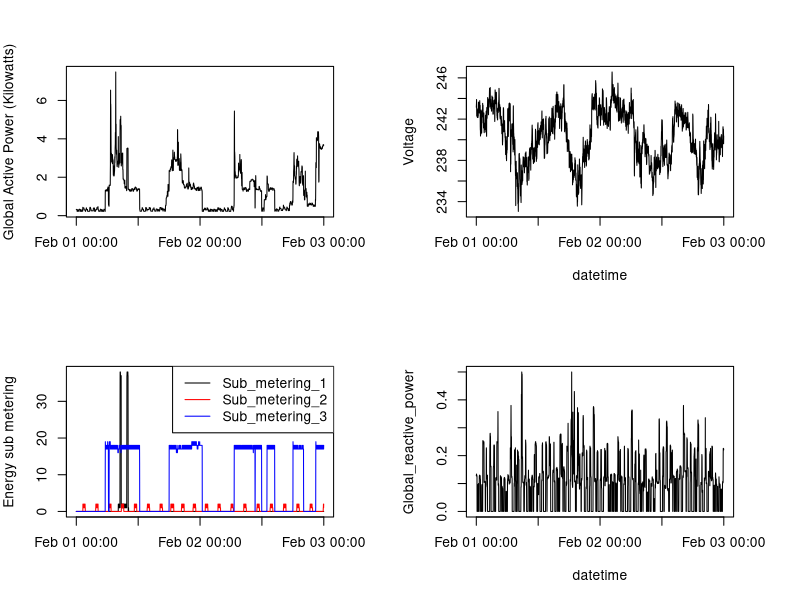

R code for this plot:
# Tidy data
# source("tidydata.R")

# Upload tidy data
data4 <- read.csv("./data/tidydata.txt",sep=",")

# Graphics
png('plot3.png')

# Convert to POSIXct
datetime <- as.POSIXct(data4$Date_time)
png('plot4.png')
par(mfcol = c(2,2),  mar = c(5,4,4,4))

# Plot top left
plot(datetime,data4$Global_active_power, type = "l",  ylab = "Global Active Power (Kilowatts)", xlab = "")

# Plot top right ~ Sub_metering_(1|2|3|4)
plot(datetime,data4$Sub_metering_1, type = "n", xlab = "", ylab = "Energy sub metering")
lines(datetime,data4$Sub_metering_1, type = "l", col = "black")
lines(datetime,data4$Sub_metering_2, type = "l", col = "red")
lines(datetime,data4$Sub_metering_3, type = "l", col = "blue")
label <- c("Sub_metering_1","Sub_metering_2","Sub_metering_3")
legend("topright", label, lwd = 1, col = c("black","red","blue"))

# Plot down left ~ Voltage
plot(datetime,data4$Voltage, type = "l", ylab = "Voltage")

# Plot down right ~ Global_reactive_power
plot(datetime,data4$Global_reactive_power, type = "l", ylab = "Global_reactive_power")

dev.off()